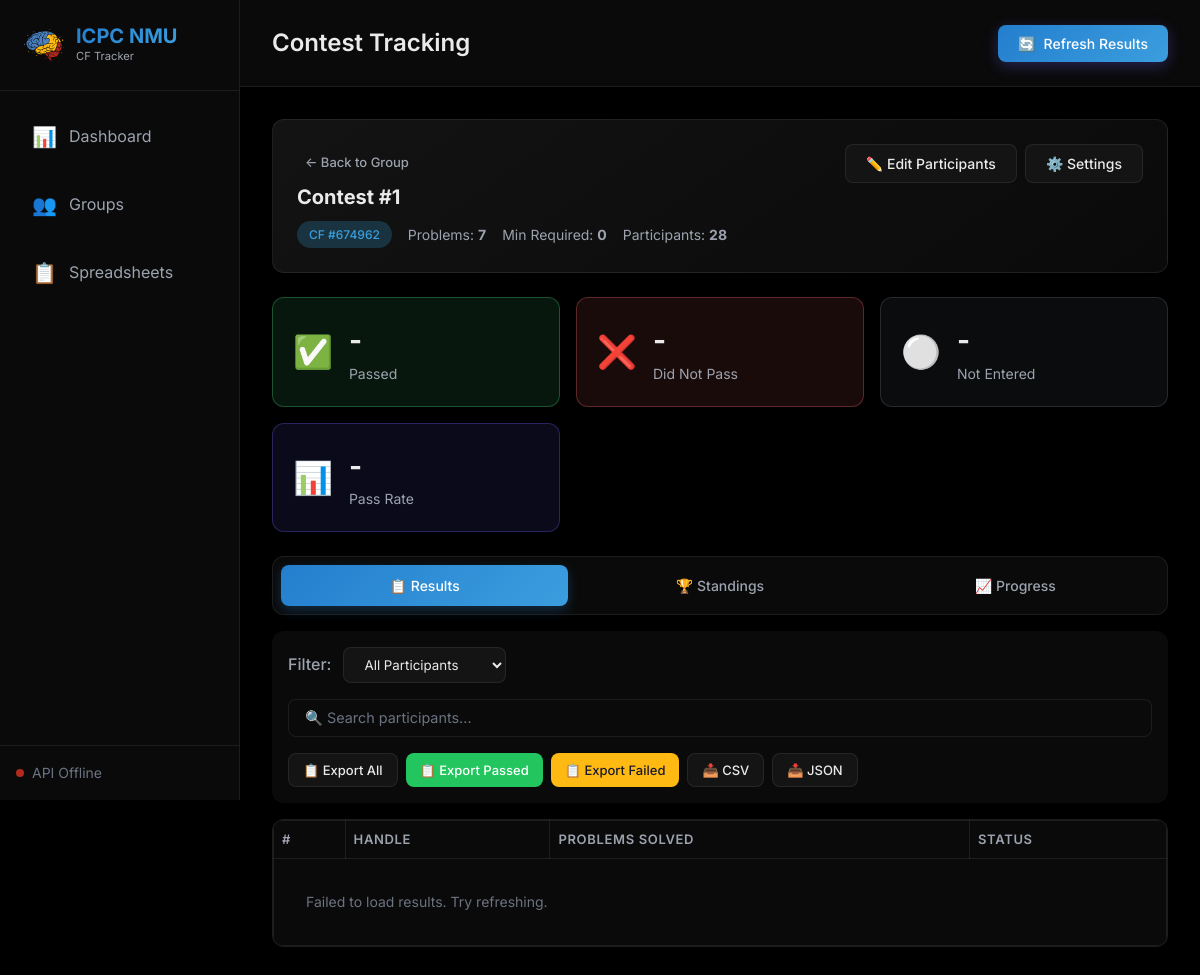
The page /contest/2 on the database its author committed.
### models/database.py (models this page shows, shortened)
class Contest(db.Model):
    __tablename__ = 'contests'
    id = db.Column(db.Integer, primary_key=True)
    group_id = db.Column(db.Integer, db.ForeignKey('groups.id'), nullable=False)
    cf_contest_id = db.Column(db.Integer, nullable=False)  # Codeforces contest ID
    name = db.Column(db.String(200), nullable=False)
    min_solved = db.Column(db.Integer, default=1)  # Minimum problems to pass (or percentage if is_percent)
    min_solved_is_percent = db.Column(db.Boolean, default=False)  # If True, min_solved is a percentage
    participants = db.Column(db.Text, default='')  # Comma-separated handles
    lock_participants = db.Column(db.Boolean, default=False)  # If True, don't auto-update from spreadsheet
    added_at = db.Column(db.DateTime, default=utc_now)
    total_problems = db.Column(db.Integer, default=0)  # Total problems in contest (for percentage calc)
    start_date = db.Column(db.DateTime, nullable=True)  # When the contest started on Codeforces
    last_refreshed = db.Column(db.DateTime, nullable=True)  # Last time results were fetched
    contest_type = db.Column(db.String(20), default='contest')  # 'contest', 'sheet', or 'offline_contest'
    results = db.relationship('CachedResult', backref='contest', lazy=True, cascade='all, delete-orphan')
    fetch_history = db.relationship('FetchHistory', backref='contest', lazy=True, cascade='all, delete-orphan')
    def get_participants_list(self):
        if not self.participants:
            return []
        return [h.strip() for h in self.participants.split(',') if h.strip()]
    def get_required_solved(self):
        if self.min_solved_is_percent and self.total_problems > 0:
            return max(1, int(self.total_problems * self.min_solved / 100))
        return self.min_solved

### app.py (the view)
@app.route('/contest/<int:contest_id>')
def contest_page(contest_id):
    contest = Contest.query.get_or_404(contest_id)
    return render_template('contest.html', contest=contest)

### templates/contest.html (shortened to what this page needs)
{% extends 'base.html' %}
{% block header %}Contest Tracking{% endblock %}
{% block header_actions %}
<button class="btn btn-primary" onclick="refreshResults()">
    <span>🔄</span> Refresh Results
</button>
{% endblock %}
{% block content %}
<div class="contest-page">
    <div class="contest-info-card">
        <div class="contest-info-header">
            <div>
                <a href="/groups?group={{ contest.group_id }}" class="btn btn-back btn-sm">← Back to Group</a>
                <h2 id="contestName">{{ contest.name }}</h2>
                <p class="contest-meta">
                    <span class="badge badge-info">CF #{{ contest.cf_contest_id }}</span>
                    <span class="meta-item">Problems: <strong id="totalProblems">{{ contest.total_problems
                            }}</strong></span>
                    <span class="meta-item">Min Required: <strong id="minSolved">{{ contest.get_required_solved()
                            }}</strong></span>
                    <span class="meta-item">Participants: <strong id="participantCount">{{
                            contest.get_participants_list()|length }}</strong></span>
                </p>
            </div>
            <div class="contest-actions">
                <button class="btn btn-secondary" onclick="openEditParticipantsModal()">✏️ Edit Participants</button>
                <button class="btn btn-secondary" onclick="openEditSettingsModal()">⚙️ Settings</button>
            </div>
        </div>
    </div>
    <div class="results-summary" id="resultsSummary">
        <div class="summary-card passed">
            <div class="summary-icon">✅</div>
            <div class="summary-content">
                <div class="summary-value" id="passedCount">-</div>
                <div class="summary-label">Passed</div>
            </div>
        </div>
        <div class="summary-card failed">
            <div class="summary-icon">❌</div>
            <div class="summary-content">
                <div class="summary-value" id="failedCount">-</div>
                <div class="summary-label">Did Not Pass</div>
            </div>
        </div>
        <div class="summary-card not-participated">
            <div class="summary-icon">⚪</div>
            <div class="summary-content">
                <div class="summary-value" id="notParticipatedCount">-</div>
                <div class="summary-label">Not Entered</div>
            </div>
        </div>
        <div class="summary-card total"
            title="Pass Rate = (Participants who passed / Total participants who entered the contest) × 100%">
            <div class="summary-icon">📊</div>
            <div class="summary-content">
                <div class="summary-value" id="passRate">-</div>
                <div class="summary-label">Pass Rate</div>
            </div>
        </div>
    </div>
    <div class="view-tabs">
        <button class="tab-btn active" onclick="switchView('results')" id="tabResults">📋 Results</button>
        <button class="tab-btn" onclick="switchView('standings')" id="tabStandings">🏆 Standings</button>
        <button class="tab-btn" onclick="switchView('progress')" id="tabProgress">📈 Progress</button>
    </div>
    <div class="view-container" id="viewResults">
        <div class="results-toolbar">
            <div class="filter-group">
                <label>Filter:</label>
                <select id="resultFilter" onchange="applyFilter()">
                    <option value="all">All Participants</option>
                </select>
            </div>
            <div class="search-bar-container">
                <input type="search" id="resultSearchInput" class="search-input" placeholder="🔍 Search participants..." oninput="applyFilter()">
            </div>
            <div class="export-group">
                <button class="btn btn-secondary btn-sm" onclick="exportResults('all')">📋 Export All</button>
                <button class="btn btn-success btn-sm" onclick="exportResults('passed')">📋 Export Passed</button>
                <button class="btn btn-warning btn-sm" onclick="exportResults('failed')">📋 Export Failed</button>
                <button class="btn btn-secondary btn-sm" onclick="exportContestFile('csv')">📥 CSV</button>
                <button class="btn btn-secondary btn-sm" onclick="exportContestFile('json')">📥 JSON</button>
            </div>
        </div>
        <div class="results-table-container">
            <table class="data-table" id="resultsTable">
                <thead>
                    <tr>
                        <th>#</th>
                        <th>Handle</th>
                        <th>Problems Solved</th>
                        <th>Status</th>
                    </tr>
                </thead>
                <tbody id="resultsTableBody">
                </tbody>
            </table>
        </div>
    </div>
</div>
{% endblock %}

### rows shown on the page
Contest: name "Contest #1", cf_contest_id "674962", total_problems "7", get_required_solved "0"

### other values the page prints
{{ contest.get_participants_list()|length }} "28"
